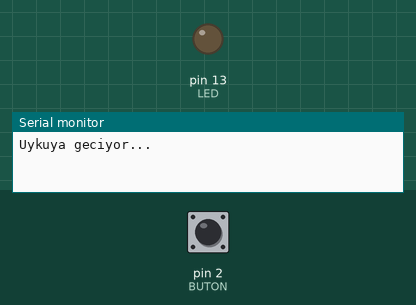
Recording of a sketch running on a simulated Arduino Uno, built with avr-gcc and run on an emulated ATmega328P. Parts: output pins drawn as LEDs (lit = HIGH), the last lines printed to the serial monitor. The test bench sets the inputs (shaded band); at power-on: pin 2 (BUTON) HIGH. Sleep ends after the set time or at an interrupt.

Above: at 1.2 s.
1.3 s: pin 2 (BUTON) pulled LOW for 0.15 s
At 1.7 s:
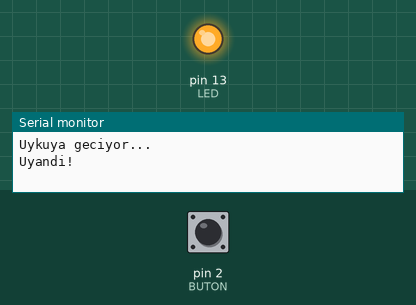
4.4 s: pin 2 (BUTON) pulled LOW for 1 s
At 6.7 s:
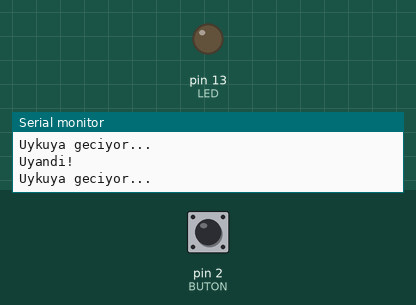
7.9 s: pin 2 (BUTON) pulled LOW for 3.2 s
At 9.1 s:
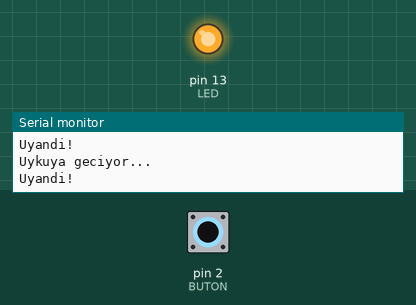
Timing chart, 0 to 11.4 s (numbered marks = the images above; inputs shaded):
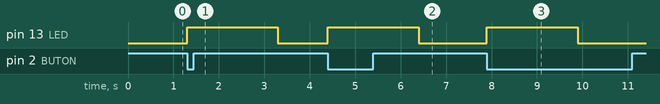

Measured:
- after the input at 1.3 s, pin 13 (LED): LOW → HIGH at once, → LOW 2.0 s later
- after the input at 4.4 s, pin 13 (LED): LOW → HIGH at once, → LOW 2.0 s later
- after the input at 7.9 s, pin 13 (LED): LOW → HIGH at once, → LOW 2.0 s later

The sketch:

uyku_kesme_ile_uyanma.ino
```cpp
// Uyku modu (Power-down) + butonla uyanma - avr/sleep.h
//
// Uyku modlari (azalan tuketim): IDLE, ADC, PWR_SAVE, STANDBY, PWR_DOWN.
// Power-down en dusuk tuketimli moddur: ana osilator durur, CPU ve cogu birim kapanir.
// Bu modda sadece harici seviye kesmesi (INT0/INT1 LOW), pin degisimi kesmesi ve watchdog
// uyandirabilir. Bu yuzden butonu kesme pini D2'ye bagliyoruz ve LOW seviyesiyle uyandiriyoruz
// (power-down'da FALLING/RISING kenar kesmesi calismaz).
//
// Baglanti: D2 -> buton (diger ucu GND, INPUT_PULLUP), D13 -> dahili led
//
// Akis: uyu -> butona basinca uyan -> led 2 sn yanar -> tekrar uyu.
//
// NOT: Uno kartinda regulator, USB cipi ve led de akim cektigi icin kart toplam tuketimi
// uykuda pek dusmez. Gercek kazanc cipin tek basina (cihaza gomulu) kullanildigi devrelerde olur.

#include <avr/sleep.h>
#include <avr/power.h>

const int LED = 13;
const int BUTON = 2;

void uyanma() {                     // ISR: sadece uyandirir
  detachInterrupt(digitalPinToInterrupt(BUTON));   // LOW seviye surekli tetiklemesin
}

void uyu() {
  Serial.println("Uykuya geciyor...");
  Serial.flush();                   // yazinin gitmesini bekle (yoksa yarim kalir)

  set_sleep_mode(SLEEP_MODE_PWR_DOWN);
  noInterrupts();                   // kesme ile sleep arasinda yaris olmasin
  attachInterrupt(digitalPinToInterrupt(BUTON), uyanma, LOW);
  sleep_enable();
  sleep_bod_disable();              // uyurken brown-out dedektorunu kapat (daha az akim)
  interrupts();                     // sei'den sonraki ilk komut (sleep_cpu) kesilmeden calisir
  sleep_cpu();                      // --- burada uyur, butona basinca devam eder ---
  sleep_disable();
}

void setup() {
  pinMode(LED, OUTPUT);
  pinMode(BUTON, INPUT_PULLUP);
  Serial.begin(9600);
  power_adc_disable();              // kullanmadigimiz ADC'yi kapat
}

void loop() {
  uyu();

  Serial.println("Uyandi!");
  digitalWrite(LED, HIGH);
  delay(2000);
  digitalWrite(LED, LOW);

  while (digitalRead(BUTON) == LOW) {}   // buton birakilana kadar bekle
  delay(50);                             // kontak sekmesi (debounce)
}
```
